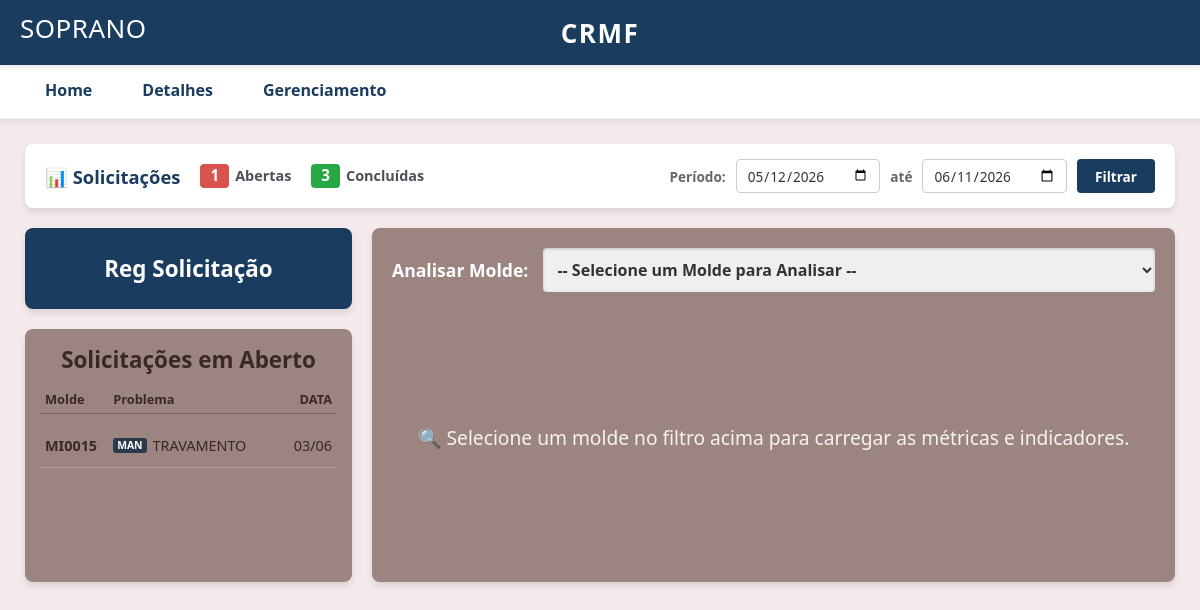
Before: / with the older database file.
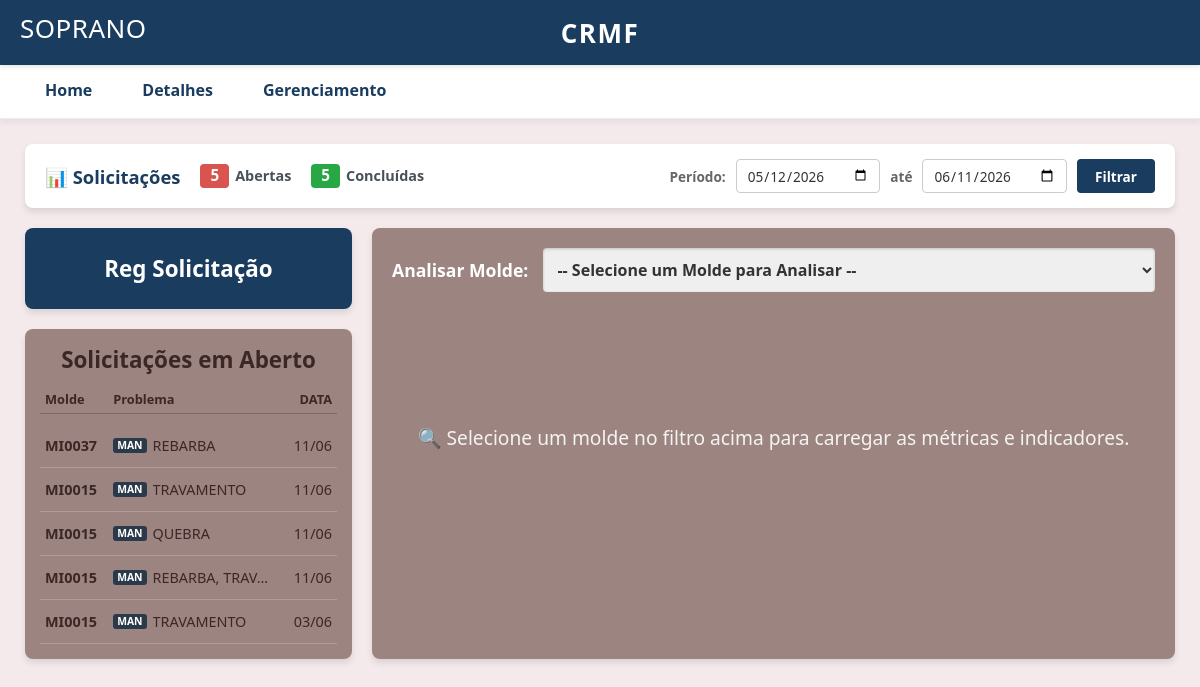
After: the same page with the newer database file.
### app_ferramentaria/models.py (models this page shows)
class SolicitacaoManutencao(models.Model):
    molde = models.ForeignKey(Molde, on_delete=models.DO_NOTHING, db_column='id_molde')
    maquina = models.ForeignKey(Maquina, on_delete=models.DO_NOTHING, db_column='id_maquina')
    operador = models.ForeignKey(Colaborador, on_delete=models.DO_NOTHING, db_column='id_operador', related_name='abertas_por')
    responsavel = models.ForeignKey(Colaborador, on_delete=models.DO_NOTHING, db_column='id_responsavel', null=True, related_name='resolvidas_por')
    ordem_producao = models.CharField(max_length=50, db_column='ordem_producao')
    parecer_producao = models.TextField(db_column='parecer_producao')
    parecer_ferramentaria = models.TextField(db_column='parecer_ferramentaria', null=True)
    status = models.CharField(max_length=20, db_column='status', default='Aberto')
    data_op = models.DateTimeField(db_column='data_op', null=True)
    data_abertura = models.DateTimeField(db_column='data_abertura', default=timezone.now)
    data_fechamento = models.DateTimeField(db_column='data_fechamento', null=True)
    ultima_alteracao = models.DateTimeField(db_column='ultima_alteracao', auto_now=True)
    problemas = models.ManyToManyField(Problema, through='SolicitacaoProblema')
    acoes = models.ManyToManyField(AcaoManutencao, through='SolicitacaoAcao')
    class Meta:
        managed = False
        db_table = 'solicitacoes_manutencao'

class Molde(models.Model):
    molde_nome = models.CharField(max_length=100, db_column='molde_nome')
    endereco_molde = models.CharField(max_length=50, db_column='endereco_molde')
    status = models.CharField(max_length=20, db_column='status')
    class Meta:
        managed = False # Informa ao Django: "Não crie esta tabela, ela já existe"
        db_table = 'moldes' # Nome exato da tabela no SQLite

class Problema(models.Model):
    problema = models.CharField(max_length=100, db_column='problema')
    descricao = models.CharField(max_length=200, db_column='descricao')
    class Meta:
        managed = False
        db_table = 'problemas'

### app_ferramentaria/views.py (the view, shortened to what this page needs)
# urls.py: path('', views.dashboard_view, name='dashboard'),
def dashboard_view(request):
    data_fim_padrao = timezone.now()
    data_inicio_padrao = data_fim_padrao - timedelta(days=30)
    data_inicio_str = request.GET.get('data_inicio')
    data_fim_str = request.GET.get('data_fim')
    if data_inicio_str:
        data_inicio = datetime.strptime(data_inicio_str, '%Y-%m-%d')
        data_inicio = timezone.make_aware(data_inicio)
    else:
        data_inicio = data_inicio_padrao
        data_inicio_str = data_inicio.strftime('%Y-%m-%d')
    if data_fim_str:
        data_fim = datetime.strptime(data_fim_str, '%Y-%m-%d')
        data_fim = data_fim.replace(hour=23, minute=59, second=59)
        data_fim = timezone.make_aware(data_fim)
    else:
        data_fim = data_fim_padrao
        data_fim_str = data_fim.strftime('%Y-%m-%d')
    total_abertas_periodo = SolicitacaoManutencao.objects.filter(
        data_abertura__range=[data_inicio, data_fim]
    ).exclude(
    status='Concluído'
    ).count()
    total_fechadas_periodo = SolicitacaoManutencao.objects.filter(
        data_fechamento__range=[data_inicio, data_fim],
        status='Concluído'
    ).count()
    molde_selecionado_id = request.GET.get('molde')
    molde_selecionado = None
    itens_molde = []
    labels_problemas = []
    valores_problemas = []
    pendencias = SolicitacaoManutencao.objects.filter(status__in=['Aberto', 'Em Manutenção']).order_by('-data_abertura')
    context = {
        'pendencias': pendencias,
        'lista_moldes': Molde.objects.filter(status = "Ativo"),
        'moldes': Molde.objects.filter(status = "Ativo"),
        'lista_maquinas': Maquina.objects.filter(status = "Ativo"),
        'lista_operadores': Colaborador.objects.filter(status = "Ativo", funcao__iexact='Operador'),
        'lista_problemas': Problema.objects.all(),
        'lista_acoes_manutencao': AcaoManutencao.objects.all(),
        'lista_ferramenteiros': Colaborador.objects.filter(status='Ativo', funcao__iexact='Ferramenteiro'),
        'molde_selecionado_id': str(molde_selecionado_id) if molde_selecionado_id else None,
        'molde_selecionado': molde_selecionado,
        'itens_molde': itens_molde,
        'labels_problemas': json.dumps(labels_problemas),
        'valores_problemas': json.dumps(valores_problemas),
        'total_abertas_periodo': total_abertas_periodo,
        'total_fechadas_periodo': total_fechadas_periodo,
        'data_inicio_filtro': data_inicio_str,
        'data_fim_filtro': data_fim_str,
    }
    return render(request, 'ferramentaria/dashboard.html', context)

### app_ferramentaria/templates/ferramentaria/dashboard.html (shortened to what this page needs)
{% extends 'ferramentaria/base.html' %}
{% block content %}
<div style="background: white; padding: 15px 20px; border-radius: 8px; box-shadow: 0 4px 6px rgba(0,0,0,0.1); width: 100%; box-sizing: border-box; margin-bottom: 20px;">
    <form method="GET" action="" style="display: flex; justify-content: space-between; align-items: center; flex-wrap: wrap; gap: 15px; width: 100%; margin: 0; padding: 0;">
        <div style="display: flex; align-items: center; gap: 20px; flex-wrap: wrap;">
            <h3 style="color: #1a3c5e; font-size: 1.15rem; font-weight: bold; margin: 0; white-space: nowrap; display: flex; align-items: center; gap: 6px;">
                📊 Solicitações
            </h3>
            <div style="display: flex; align-items: center; gap: 6px;">
                <span style="background-color: #d9534f; color: white; padding: 4px 10px; border-radius: 4px; font-weight: bold; font-size: 0.95rem; line-height: 1;">
                    {{ total_abertas_periodo }}
                </span>
                <span style="color: #495057; font-size: 0.9rem; font-weight: 600;">Abertas</span>
            </div>
            <div style="display: flex; align-items: center; gap: 6px;">
                <span style="background-color: #28a745; color: white; padding: 4px 10px; border-radius: 4px; font-weight: bold; font-size: 0.95rem; line-height: 1;">
                    {{ total_fechadas_periodo }}
                </span>
                <span style="color: #495057; font-size: 0.9rem; font-weight: 600;">Concluídas</span>
            </div>
        </div>
        <div style="display: flex; align-items: center; gap: 10px; flex-wrap: wrap; margin-left: auto;">
            <label style="font-size: 0.85rem; font-weight: bold; color: #666; margin: 0;">Período:</label>
            <input type="date" name="data_inicio" value="{{ data_inicio_filtro }}" style="padding: 6px 10px; border: 1px solid #ccc; border-radius: 4px; font-size: 0.85rem; color: #333; height: 34px; box-sizing: border-box; background-color: white;">
            <label style="font-size: 0.85rem; font-weight: bold; color: #666; margin: 0;">até</label>
            <input type="date" name="data_fim" value="{{ data_fim_filtro }}" style="padding: 6px 10px; border: 1px solid #ccc; border-radius: 4px; font-size: 0.85rem; color: #333; height: 34px; box-sizing: border-box; background-color: white;">
            <button type="submit" style="background-color: #1a3c5e; color: white; border: none; padding: 0 18px; border-radius: 4px; font-weight: bold; cursor: pointer; font-size: 0.85rem; height: 34px; display: flex; align-items: center; justify-content: center; transition: background 0.2s; box-sizing: border-box;">
                Filtrar
            </button>
        </div>
    </form>
</div>
<div class="dash-container" style="display: flex; flex-direction: row-reverse; gap: 20px; width: 100%; align-items: stretch; box-sizing: border-box;">
    <div class="dash-left" style="flex: 7; background-color: #9c8481; border-radius: 8px; padding: 20px; display: flex; flex-direction: column; gap: 20px; box-shadow: 0 4px 6px rgba(0,0,0,0.1); box-sizing: border-box;">
        <div class="analisar-molde-container" style="width: 100%;">
            <form method="GET" action="" style="display: flex; align-items: center; gap: 15px; width: 100%; margin: 0;">
                <label style="color: white; font-weight: bold; font-size: 1.1rem; white-space: nowrap; margin: 0;">Analisar Molde:</label>
                <select name="molde" onchange="this.form.submit()" style="flex: 1; padding: 10px; border-radius: 4px; border: none; font-size: 1rem; font-weight: bold; color: #333; box-shadow: inset 0 1px 3px rgba(0,0,0,0.2);">
                    <option value="">-- Selecione um Molde para Analisar --</option>
                </select>
            </form>
        </div>
        {% if molde_selecionado %}
            <div class="dash-inner-split" style="display: flex; gap: 20px; width: 100%;">
                <div style="flex: 1; background: white; padding: 20px; border-radius: 8px; text-align: center; box-shadow: 0 4px 6px rgba(0,0,0,0.1); min-height: 130px; display: flex; flex-direction: column; justify-content: center; box-sizing: border-box;">
                    <h4 style="color: #666; margin: 0 0 8px 0; text-transform: uppercase; font-size: 0.85rem; font-weight: bold; letter-spacing: 0.5px;">Contagem de Ciclos / Batidas</h4>
                    <div style="font-size: 2.5rem; font-weight: bold; color: #1a3c5e; line-height: 1;">--</div>
                    <span style="font-size: 0.75rem; color: #999; font-style: italic; margin-top: 8px;">Aguardando integração de sensores IoT com a API</span>
                </div>
                <div style="flex: 1; background: white; padding: 20px; border-radius: 8px; box-shadow: 0 4px 6px rgba(0,0,0,0.1); display: flex; align-items: center; gap: 20px; min-height: 130px; box-sizing: border-box;">
                    <span style="font-size: 2.2rem; line-height: 1;">📍</span>
                    <div style="text-align: left;">
                        <h4 style="color: #666; margin: 0; text-transform: uppercase; font-size: 0.85rem; font-weight: bold; letter-spacing: 0.5px;">Endereço / Prateleira</h4>
                        <div style="font-size: 1.6rem; font-weight: bold; color: #1a3c5e; margin-top: 5px; text-transform: uppercase;">
                            {{ molde_selecionado.endereco_molde|default_if_none:"NÃO INFORMADO" }}
                        </div>
                    </div>
                </div>
            </div>
            <div class="dash-inner-split" style="display: flex; gap: 20px; width: 100%;">
                <div class="card-itens" style="flex: 1; background: white; padding: 20px; border-radius: 8px; box-shadow: 0 4px 6px rgba(0,0,0,0.1); max-height: 380px; overflow-y: auto;">
                    <h3 style="border-bottom: 2px solid #f4eaeb; padding-bottom: 10px; margin-bottom: 15px; color: #1a3c5e; font-size: 1.2rem; font-weight: bold;">Itens Vinculados</h3>
                    <ul style="list-style: none; padding: 0; margin: 0;">
                        {% for item in itens_molde %}
                            <li style="padding: 8px 0; border-bottom: 1px solid #f0f0f0;">
                                <strong style="color: #333;">{{ item.item_codigo }}</strong><br>
                                <span style="font-size: 0.85rem; color: #666;">{{ item.descricao }}</span>
                            </li>
                        {% empty %}
                            <li style="color: #888; font-style: italic; font-size: 0.9rem;">Nenhum item cadastrado para este molde.</li>
                        {% endfor %}
                    </ul>
                </div>
                <div class="card-grafico" style="flex: 1; background: white; padding: 20px; border-radius: 8px; box-shadow: 0 4px 6px rgba(0,0,0,0.1); height: 380px; display: flex; flex-direction: column;">
                    <h3 style="border-bottom: 2px solid #f4eaeb; padding-bottom: 10px; margin-bottom: 15px; color: #1a3c5e; font-size: 1.2rem; width: 100%; text-align: left; font-weight: bold; display: flex; align-items: center; box-sizing: border-box;">
                        <span>Incidência de Problemas</span>
                        <span id="badge-total-problemas" style="margin-left: auto; background-color: #9c8481; color: white; padding: 4px 12px; border-radius: 20px; font-size: 0.85rem; font-weight: bold; letter-spacing: 0.5px; white-space: nowrap;">
                            Total: --
                        </span>
                    </h3>
                    <div class="chart-container" style="position: relative; width: 100%; height: 280px;">
                        <canvas id="graficoProblemas"></canvas>
                    </div>
                </div>
            </div>
        {% else %}
            <div style="display: flex; align-items: center; justify-content: center; color: white; opacity: 0.9; font-size: 1.2rem; text-align: center; min-height: 250px;">
                🔍 Selecione um molde no filtro acima para carregar as métricas e indicadores.
            </div>
        {% endif %}
    </div>
    <div class="dash-right" style="flex: 3; min-width: 290px; display: flex; flex-direction: column; gap: 20px; box-sizing: border-box;">
        <button class="btn-reg" onclick="abrirModal('modalNovaOS')">
            Reg Solicitação
        </button>
        <div class="pendencias-box">
            <h3>Solicitações em Aberto</h3>
            <div class="pendencias-header">
                <span class="col-molde">Molde</span>
                <span class="col-prob">Problema</span>
                <span class="col-data">DATA</span>
            </div>
            <ul class="lista-pendencias">
                {% for os in pendencias %}
                <li class="item-pendencia"
                    data-id="{{ os.id }}"
                    data-molde="{{ os.molde.molde_nome }}"
                    data-data="{{ os.data_abertura|date:'d/m/Y H:i' }}"
                    data-maquina="{{ os.maquina.maquina }}"
                    data-operador="{{ os.operador.nome }}"
                    data-op="{{ os.ordem_producao }}"
                    data-dataop="{{ os.data_op|date:'d/m/Y' }}"
                    data-parecer-prod="{{ os.parecer_producao|default:'Nenhum parecer informado.' }}"
                    data-problemas="{% for prob in os.problemas.all %}{{ prob.problema }}{% if not forloop.last %}, {% endif %}{% empty %}Relato textual{% endfor %}"
                    data-status="{{ os.status }}"
                    onclick="abrirModalDetalhes(this)">
                    <span class="col-molde">{{ os.molde.molde_nome }}</span>
                    <span class="col-prob">
                        {% if os.status == 'Em Manutenção' %}
                            <span class="badge-status badge-manutencao">MAN</span>
                        {% else %}
                            <span class="badge-status badge-nova">PEN</span>
                        {% endif %}
                        <span class="col-prob-texto">
                            {% for prob in os.problemas.all %}
                                {{ prob.problema }}{% if not forloop.last %}, {% endif %}
                            {% empty %}
                                Relato textual
                            {% endfor %}
                        </span>
                    </span>
                    <span class="col-data">{{ os.data_abertura|date:"d/m" }}</span>
                </li>
                {% empty %}
                <li class="item-pendencia" style="justify-content: center; color: white; opacity: 0.7;">Nenhuma ordem de serviço em aberto!</li>
                {% endfor %}
            </ul>
        </div>
    </div>
</div>
{% endblock %}

### app_ferramentaria/templates/ferramentaria/base.html (shortened to what this page needs)
<!DOCTYPE html>
<html lang="pt-br">
<head>
</head>
<body>
    <header class="header" style="position: relative; display: flex; align-items: center; min-height: 65px; box-sizing: border-box; width: 100%; padding: 0 20px;">
        <div class="header-title" style="position: absolute; top: 10px; left: 20px; font-size: 26px; font-weight: normal; opacity: 1; letter-spacing: 0.5px;">
            SOPRANO
        </div>
        <div style="position: absolute; left: 50%; top: 50%; transform: translate(-50%, -50%); font-size: 26px; font-weight: 800; letter-spacing: 1.5px; line-height: 1; margin: 0; padding: 0; white-space: nowrap;">
            CRMF
        </div>
    </header>
    <nav class="nav-tabs-container">
        <a href="{% url 'ferramentaria:dashboard' %}" class="nav-tab-link" id="nav-dash"> Home</a>
        <a href="{% url 'ferramentaria:historico' %}" class="nav-tab-link" id="nav-hist"> Detalhes</a>
        <a href="{% url 'ferramentaria:gerenciamento' %}" class="nav-tab-link" id="nav-gerenc"> Gerenciamento</a>
    </nav>
    <main class="content-area">
        {% block content %}
        {% endblock %}
    </main>
</body>
</html>

Changed rows visible on the page:
added SolicitacaoManutencao: molde.molde_nome "MI0037", status "MAN", data_abertura "11/06"
now on this page (row unchanged): Problema: problema "REBARBA"
added SolicitacaoManutencao: molde.molde_nome "MI0015", status "MAN", data_abertura "11/06", Problema (problema "TRAVAMENTO")
added SolicitacaoManutencao: molde.molde_nome "MI0015", status "MAN", data_abertura "11/06"
now on this page (row unchanged): Problema: problema "QUEBRA", shown under "MI0015"
added SolicitacaoManutencao: molde.molde_nome "MI0015", status "MAN", data_abertura "11/06", Problema (problema "TRAV…")
Other visible differences:
{{ total_abertas_periodo }}: "1" → "5"
{{ total_fechadas_periodo }}: "3" → "5"
